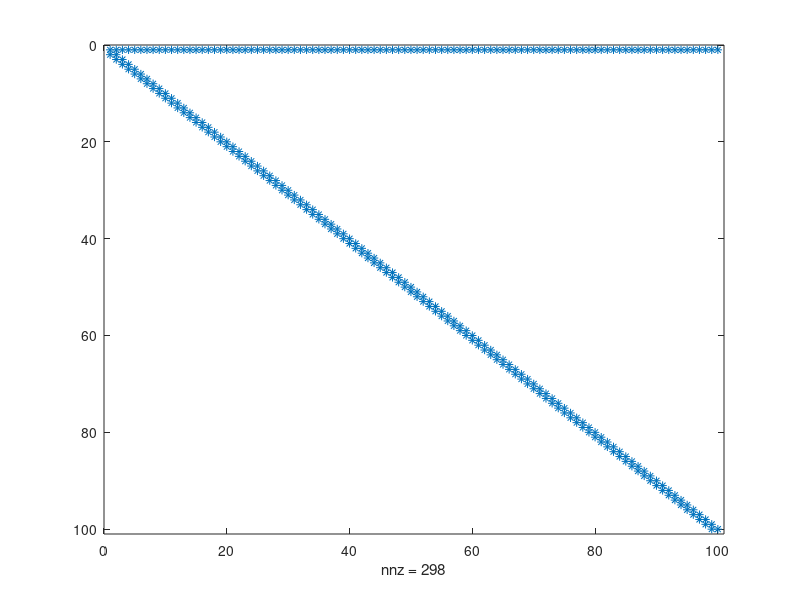
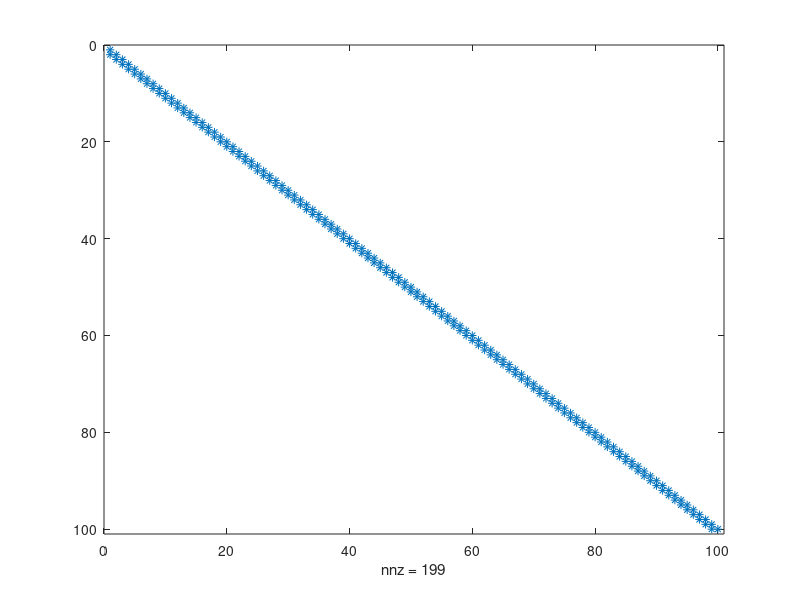
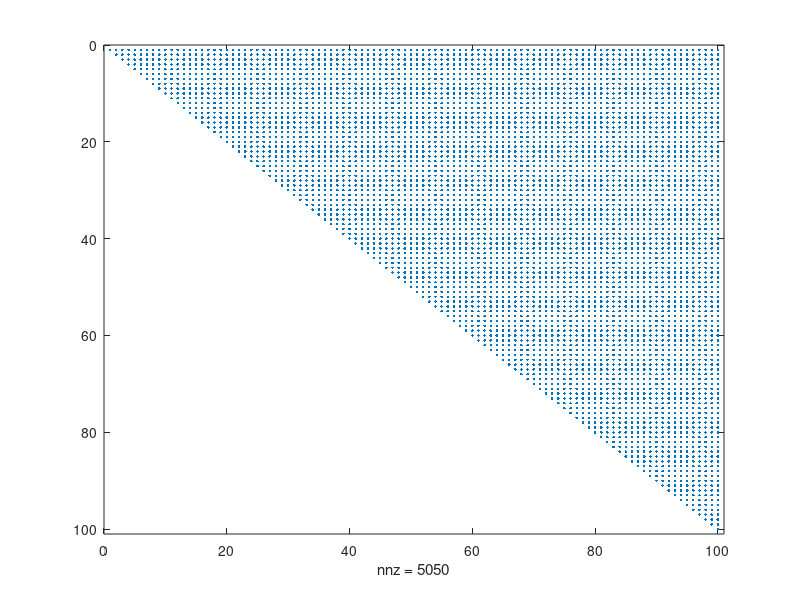

Source code (MATLAB) for these figures, in order: (Note: this script raises an error after producing the figures.)
%% 1.1

clear
close all
clc

n = 100;

A = diag(ones(1, n-1), -1) + 2 * diag(ones(1, n));
A(1, :) = 1;

% Punto 1

nnz(A)
figure
spy(A)

sparse(A) % 5576 bytes vs 80000

% Punto 2

[L, U] = lu(A);

figure
spy(L)

figure
spy(U) % fill-in su U

% Punto 3

D = diag(diag(A));
DInv = diag(1./diag(A));
BJ = DInv * (D - A);

T = tril(A);
BGS = eye(n) - T \ A;

rhoBJ = max(abs(eig(BJ)));
rhoGS = max(abs(eig(BGS)));
% !!! il raggio spettrale di BJ è 1 quindi non converge !!!

% Punto 4 creazione funzione jacobi

% Punto 5

b = ones(n, 1);
b(1) = 2;
x0 = zeros(n, 1);
toll = 1e-6;
nmax = 1000;

[x,k] = jacobi(A, b, x0, toll, nmax);

%% 1.2

clear
close all
clc

n = 7;

% Punto 1

A = 9*diag(ones(1, n)) - 3*diag(ones(1, n-1), 1) - 3*diag(ones(1, n-1), -1) ...
    + diag(ones(1, n-2), 2) + diag(ones(1, n-2), -2);

b = [7 4 5 5 5 4 7]';

% Punto 2

% A è a dominanza diagonale stretta per righe?

if diag(A) - (sum(abs(A), 2) - diag(A))>0
    disp('A è a dominanza diagonale stretta per righe')
end

% Punto 3

% A è simmetrica definita positiva?

if isequal(A, A')
    if eig(A)>0
        disp('A è simmetrica definita positiva')
    else
        disp('A è simmetrica, non definita positiva')
    end
else
    disp('A non è simmetrica')
end

% Punto 5

x0 = zeros(n, 1);
toll = 1e-6;
nmax = 1e3;

[xGS, kGS] = gs(A, b, x0, toll, nmax);

% Punto 6

[xJ, kJ] = jacobi(A, b, x0, toll, nmax);